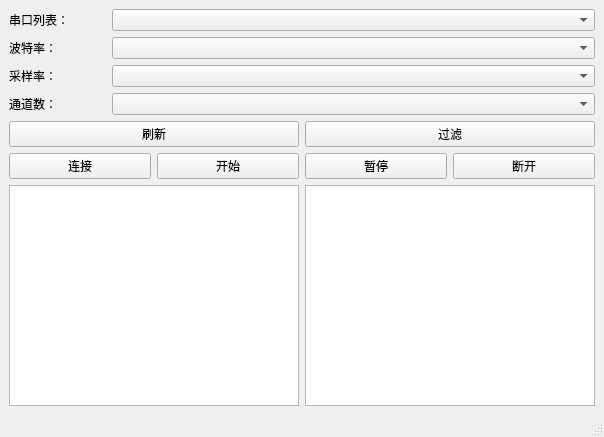
<?xml version="1.0" encoding="UTF-8"?>
<ui version="4.0">
 <class>serialUtilTestWin</class>
 <widget class="QMainWindow" name="serialUtilTestWin">
  <property name="geometry">
   <rect>
    <x>0</x>
    <y>0</y>
    <width>604</width>
    <height>437</height>
   </rect>
  </property>
  <property name="windowTitle">
   <string>MainWindow</string>
  </property>
  <widget class="QWidget" name="centralwidget">
   <layout class="QVBoxLayout" name="verticalLayout">
    <item>
     <layout class="QHBoxLayout" name="horizontalLayout">
      <item>
       <widget class="QLabel" name="lb_port">
        <property name="sizePolicy">
         <sizepolicy hsizetype="Expanding" vsizetype="Preferred">
          <horstretch>1</horstretch>
          <verstretch>0</verstretch>
         </sizepolicy>
        </property>
        <property name="text">
         <string>串口列表：</string>
        </property>
       </widget>
      </item>
      <item>
       <widget class="QComboBox" name="cb_port">
        <property name="sizePolicy">
         <sizepolicy hsizetype="Expanding" vsizetype="Fixed">
          <horstretch>5</horstretch>
          <verstretch>0</verstretch>
         </sizepolicy>
        </property>
       </widget>
      </item>
     </layout>
    </item>
    <item>
     <layout class="QHBoxLayout" name="horizontalLayout_4">
      <item>
       <widget class="QLabel" name="lb_bps">
        <property name="sizePolicy">
         <sizepolicy hsizetype="Expanding" vsizetype="Preferred">
          <horstretch>1</horstretch>
          <verstretch>0</verstretch>
         </sizepolicy>
        </property>
        <property name="text">
         <string>波特率：</string>
        </property>
       </widget>
      </item>
      <item>
       <widget class="QComboBox" name="cb_bps">
        <property name="sizePolicy">
         <sizepolicy hsizetype="Expanding" vsizetype="Fixed">
          <horstretch>5</horstretch>
          <verstretch>0</verstretch>
         </sizepolicy>
        </property>
       </widget>
      </item>
     </layout>
    </item>
    <item>
     <layout class="QHBoxLayout" name="horizontalLayout_7">
      <item>
       <widget class="QLabel" name="lb_rate">
        <property name="sizePolicy">
         <sizepolicy hsizetype="Expanding" vsizetype="Preferred">
          <horstretch>1</horstretch>
          <verstretch>0</verstretch>
         </sizepolicy>
        </property>
        <property name="text">
         <string>采样率：</string>
        </property>
       </widget>
      </item>
      <item>
       <widget class="QComboBox" name="cb_rate">
        <property name="sizePolicy">
         <sizepolicy hsizetype="Expanding" vsizetype="Fixed">
          <horstretch>5</horstretch>
          <verstretch>0</verstretch>
         </sizepolicy>
        </property>
       </widget>
      </item>
     </layout>
    </item>
    <item>
     <layout class="QHBoxLayout" name="horizontalLayout_6">
      <item>
       <widget class="QLabel" name="lb_channel">
        <property name="sizePolicy">
         <sizepolicy hsizetype="Expanding" vsizetype="Preferred">
          <horstretch>1</horstretch>
          <verstretch>0</verstretch>
         </sizepolicy>
        </property>
        <property name="text">
         <string>通道数：</string>
        </property>
       </widget>
      </item>
      <item>
       <widget class="QComboBox" name="cb_channel">
        <property name="sizePolicy">
         <sizepolicy hsizetype="Expanding" vsizetype="Fixed">
          <horstretch>5</horstretch>
          <verstretch>0</verstretch>
         </sizepolicy>
        </property>
       </widget>
      </item>
     </layout>
    </item>
    <item>
     <layout class="QHBoxLayout" name="horizontalLayout_2">
      <item>
       <widget class="QPushButton" name="btn_refresh">
        <property name="sizePolicy">
         <sizepolicy hsizetype="Expanding" vsizetype="Fixed">
          <horstretch>1</horstretch>
          <verstretch>0</verstretch>
         </sizepolicy>
        </property>
        <property name="text">
         <string>刷新</string>
        </property>
       </widget>
      </item>
      <item>
       <widget class="QPushButton" name="btn_filter">
        <property name="sizePolicy">
         <sizepolicy hsizetype="Expanding" vsizetype="Fixed">
          <horstretch>1</horstretch>
          <verstretch>0</verstretch>
         </sizepolicy>
        </property>
        <property name="text">
         <string>过滤</string>
        </property>
       </widget>
      </item>
     </layout>
    </item>
    <item>
     <layout class="QHBoxLayout" name="horizontalLayout_3">
      <item>
       <widget class="QPushButton" name="btn_connect">
        <property name="sizePolicy">
         <sizepolicy hsizetype="Expanding" vsizetype="Fixed">
          <horstretch>1</horstretch>
          <verstretch>0</verstretch>
         </sizepolicy>
        </property>
        <property name="text">
         <string>连接</string>
        </property>
       </widget>
      </item>
      <item>
       <widget class="QPushButton" name="btn_start">
        <property name="sizePolicy">
         <sizepolicy hsizetype="Expanding" vsizetype="Fixed">
          <horstretch>1</horstretch>
          <verstretch>0</verstretch>
         </sizepolicy>
        </property>
        <property name="text">
         <string>开始</string>
        </property>
       </widget>
      </item>
      <item>
       <widget class="QPushButton" name="btn_pause">
        <property name="sizePolicy">
         <sizepolicy hsizetype="Expanding" vsizetype="Fixed">
          <horstretch>1</horstretch>
          <verstretch>0</verstretch>
         </sizepolicy>
        </property>
        <property name="text">
         <string>暂停</string>
        </property>
       </widget>
      </item>
      <item>
       <widget class="QPushButton" name="btn_disconnect">
        <property name="sizePolicy">
         <sizepolicy hsizetype="Expanding" vsizetype="Fixed">
          <horstretch>1</horstretch>
          <verstretch>0</verstretch>
         </sizepolicy>
        </property>
        <property name="text">
         <string>断开</string>
        </property>
       </widget>
      </item>
     </layout>
    </item>
    <item>
     <layout class="QHBoxLayout" name="horizontalLayout_5">
      <item>
       <widget class="QTextEdit" name="et_original"/>
      </item>
      <item>
       <widget class="QTextEdit" name="et_decode"/>
      </item>
     </layout>
    </item>
   </layout>
  </widget>
  <widget class="QMenuBar" name="menubar">
   <property name="geometry">
    <rect>
     <x>0</x>
     <y>0</y>
     <width>604</width>
     <height>23</height>
    </rect>
   </property>
  </widget>
  <widget class="QStatusBar" name="statusbar"/>
 </widget>
 <resources/>
 <connections/>
</ui>
